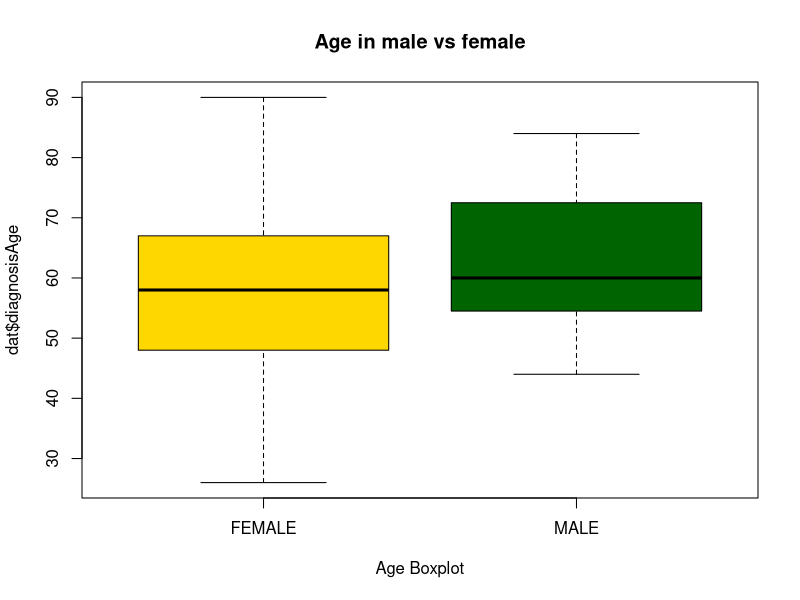

Generate this figure with R:
# three requirements: geneID, datasetID, groups


dat = read.csv("tcga.csv", header = TRUE)

boxplot(dat$diagnosisAge~dat$gender, data=dat, 
  col=(c("gold","darkgreen")),
  main="Age in male vs female", xlab="Age Boxplot")
